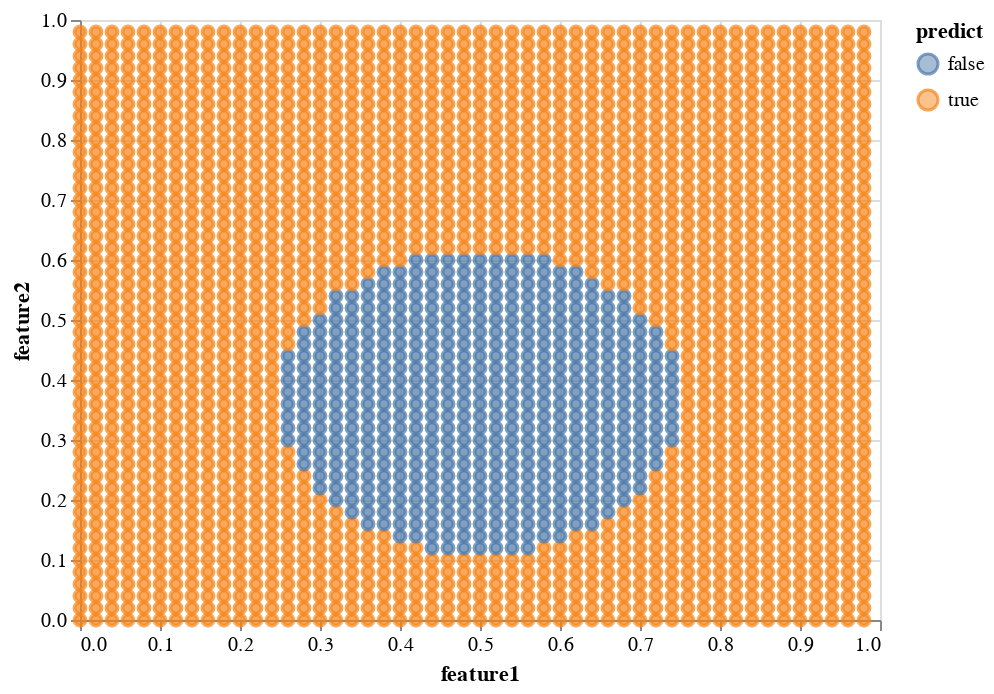

This figure's notebook cell:
### Code cell
# We can also check the behavior of our classifier on all possible inputs.
all_df = pd.read_csv("https://srush.github.io/BT-AI/notebooks/all_points.csv")
all_df["feature3"] = all_df.apply(mkdistance, axis=1)
all_df["predict"] = model.predict(all_df[["feature2", "feature3"]])
chart = (alt.Chart(all_df)
    .mark_point()
    .encode(
        x = "feature1",
        y = "feature2",
        color="predict",
        fill = "predict",
    ))
chart

### Figure 1 — Vega-Lite specification as saved in the notebook (floating-point values rounded to 4 significant figures; data arrays with more than 128 entries replaced by an {"elided": "..."} marker saying what was removed)
{"config": {"view": {"continuousWidth": 400, "continuousHeight": 300}}, "data": {"name": "data-341a5d0159c3475770b9440b2155ce2b"}, "mark": "point", "encoding": {"color": {"type": "nominal", "field": "predict"}, "fill": {"type": "nominal", "field": "predict"}, "x": {"type": "quantitative", "field": "feature1"}, "y": {"type": "quantitative", "field": "feature2"}}, "$schema": "https://vega.github.io/schema/vega-lite/v4.8.1.json", "datasets": {"data-341a5d0159c3475770b9440b2155ce2b": {"elided": "2500 records"}}}
